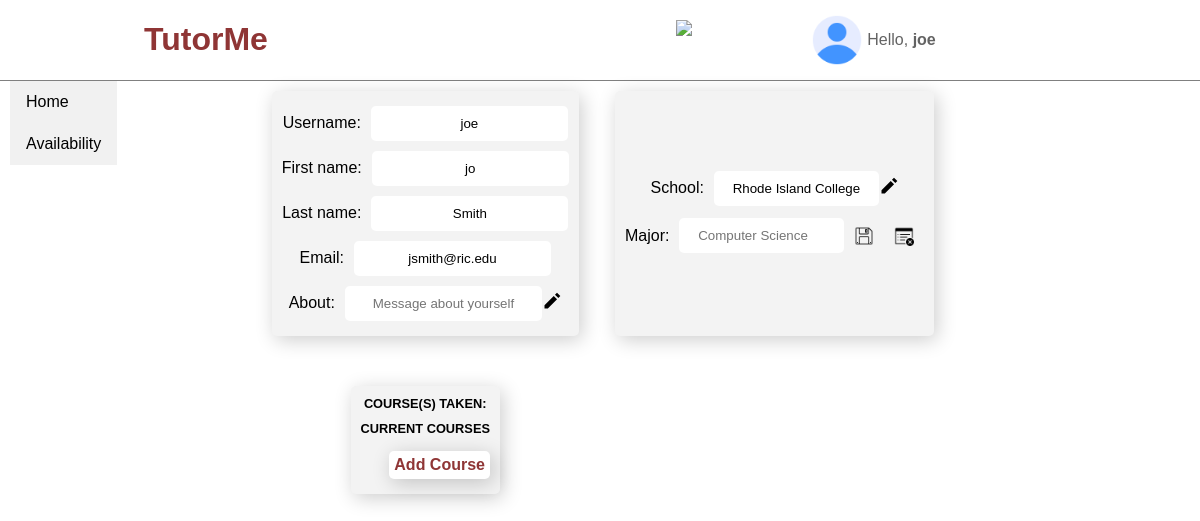
The app's page /app/profile/edit/major/9 (signed in) with its own data.
### log_in/models.py (models this page shows)
class CustomUser(AbstractUser):
    FRESHMAN = 'FR'
    SOPHOMORE = 'SO'
    JUNIOR = 'JR'
    SENIOR = 'SR'
    GRADUATE = 'GR'
    YEAR_IN_SCHOOL_CHOICES = [
            (FRESHMAN, 'Freshman'),
            (SOPHOMORE, 'Sophomore'),
            (JUNIOR, 'Junior'),
            (SENIOR, 'Senior'),
            (GRADUATE, 'Graduate'),
            ]
    year = models.CharField(
            max_length=2,
            choices=YEAR_IN_SCHOOL_CHOICES,
            default=FRESHMAN,
            blank=True
            )
    school = models.ForeignKey(School, on_delete=models.CASCADE, null=True)
    rate = models.DecimalField(decimal_places=2, max_digits=5, blank=True, null=True)

class School(models.Model):
    name = models.CharField(max_length=100, unique=True)

class Major(models.Model):
    school = models.ForeignKey(School, on_delete=models.CASCADE, unique=False)
    major = models.CharField(max_length=100, unique=False)

### log_in/views.py (the view, shortened to what this page needs)
# urls.py: path('profile/edit/major/<int:pk>', views.editMajor, name='edit-major'),
def editMajor(request, pk):
    if request.method == 'GET':
        context = {}
        groupName = request.user.groups.get().name
        if (groupName == "tutors"):
            context['isTutor'] = True
            context['isStudent'] = False
        elif (groupName == "students"):
            context['isStudent'] = True
            context['isTutor'] = False
        else:
            context['isTutor'] = False
            context['isStudent'] = False
            context['error'] = "Sorry, user is not in any designated groups."
        context['list_of_majors'] = UserMajorMap.objects.filter(user_id=request.user.id)
        context['isMultipleValue'] = True
        context['listAttributeName'] = "majors"
        context['classOfInput'] = "major"
        context['nameOfInput'] = "major"
        context['options_for_datalist'] = Major.objects.filter(school_id=request.user.school_id)
        context['pk'] = pk
        oldMajor = UserMajorMap.objects.get(id=pk).major.major
        context['existingValue'] = oldMajor
        context['size'] = len(oldMajor)
        return render(request, 'log_in/edit-major.html', context)
    return render(request, 'log_in/profile-details.html', context)

### log_in/templates/log_in/edit-major.html (shortened to what this page needs)
{% extends 'log_in/profile-details.html' %}
{% load static %}
{% block major_section %}
<form method="post" action="{% url 'edit-major' pk %}">
	<div class="lbl-ipt-grp">
		<label for="major">Major: </label>
		<input {% if isMultipleValue %} list="{{ listAttributeName }}" {% endif %} type="text" class="{{ classOfInput }}" name="{{ nameOfInput }}" placeholder="{{ existingValue }}" {% if size %} size={{ size }} {% endif %} autocomplete="off">
		<input type="image" id="save-icon" src="{% static 'log_in/image/icons8-save-50.png' %}" width=20 height=20 title="Save changes.">
		<input formaction="{% url 'delete-major' pk  %}" type="image" id="delete-icon" src="{% static 'log_in/image/icons8-delete-view-50.png' %}"  width=20 height=20 title="Delete/remove.">
	</div>
</form>
{% endblock %}

### log_in/templates/log_in/profile-details.html (shortened to what this page needs)
{% extends 'log_in/base_profile_refac.html' %}
{% load static %}
{% block styles %}
	{{ block.super }}
	<link rel="stylesheet" type="text/css" href="{% static 'log_in/css/profile-details.css' %}">
{% endblock %}
{% block main-content %}
<div class="main-section-box">
	<div class="inner-main-section-box">
		<article class="demographic-box">
			<div class="lbl-ipt-grp">
				<label for="uname">Username: </label>
				<input type="text" id="uname" name="user-name" value={{ user.username }} size=20 readonly>
			</div>
			<div class="lbl-ipt-grp">
				<label for="fname">First name: </label>
				<input type="text" id="fname" name="first-name" value={{ user.first_name }} size=20 readonly>
			</div>
			<div class="lbl-ipt-grp">
				<label for="lname">Last name: </label>
				<input type="text" id="lname" name="last-name" value={{ user.last_name }} size=20 readonly>
			</div>
			<div class="lbl-ipt-grp">
				<label for="email">Email: </label>
				<input type="text" id="email" name="email" value={{ user.email }} size=20 readonly>
			</div>
            {% block about_section %}
            <div class="lbl-ipt-grp">
                <label for="about">About: </label>
                {% if tutor_profile_record %}
                <div class="about-txt-box">
                    <p class="article-text">{{ tutor_profile_record.about }}</p>
                </div>
                {% else %}
                <input type="text" id="about" name="about_msg" size=20 placeholder="Message about yourself" readonly>
                {% endif %}
				<div class="edit-icon">
					<a href="{% url 'edit-about' user.id %}">
						<img src="{% static 'log_in/image/icons8-edit.svg' %}" width=20 height=20 title="Edit/Change.">
					</a>
				</div>
            </div>
            {% endblock %}
		</article>
		<article class="school-major-box">
			<div class="lbl-ipt-grp">
				<label for="school-name">School: </label>
				{% block school-input %}
				<input type="text" id="school-name" name="school" {% if request.user.school %} value="{{ user.school.name }}" {% endif %} {% if size %}size={{ size }} {% endif %} readonly>
				<div class="edit-icon">
					<a href="{% url 'edit-school' %}">
						<img src="{% static 'log_in/image/icons8-edit.svg' %}" width=20 height=20 title="Edit/Change.">
					</a>
				</div>
				{% endblock school-input %}
			</div>
			{% block major_section %}{% endblock major_section %}
		</article>
		<article class="current-courses-box">
            {% if isTutor %}
			<p class="tutors-course-heading">COURSE(S) TAKEN: </p>
			{% endif %}
			{% block courses-section %}
			<p id="general-course-heading">CURRENT COURSES</p>
			{% endblock %}
			{% block add_course_section_btn %}
			<div class="section-btns">
				<a id="add-course-btn" class="add-btns" href="{% url 'add_course' user.id %}">Add Course</a>
			</div>
			{% endblock add_course_section_btn %}
		</article>
	</div>
</div>
{% endblock %}

### log_in/templates/log_in/base_profile_refac.html (shortened to what this page needs)
{% extends "log_in/index.html" %}
{% load static %}
{% block nav-right-section %}
<div class="nav-right-box">
	<div class="dropdown">
		<img id="notifications-bell" src="{% static '/log_in/image/note-bell.svg' %}">
	</div>
	<div class="dropdown">
		<div class="icon-greeting-box">
			<img id="profile-icon" src="{% static '/log_in/image/user.png' %}">
			<div class="custom-greeting">
				<span>Hello, <b>{{ user.username }}</b></span>
			</div>
		</div>
	</div>
</div>
{% endblock %}
{% block main-body %}
<div class="body-box">
	<div class="sidebar-nav">
        <a href="{% url 'account' %}">Home</a>
    {% if isTutor %}
        <a href="#">Availability</a>
    {% endif %}
	</div>
	{% block main-content %}{% endblock %}
</div>
{% endblock %}

### log_in/static/log_in/css/profile.css (style rules this page uses)
.dropdown { position: relative; display: inline-block; }

### log_in/static/log_in/css/index.css (style rules this page uses)
body { margin: 0; font-family: sans-serif; }
article input { padding: 10px; border: none; border-radius: 5px; text-align: center; }
article label { margin-right: 10px; }
.nav-right-box { display: flex; justify-content: space-evenly; width: 500px; }
#notifications-bell { height: 40px; width: auto; }
#profile-icon { height: 50px; width: auto; }
.icon-greeting-box { display: flex; align-items: center; }
.dropdown { display: flex; align-items: center; }
.custom-greeting { margin-left: 5px; color: #0000009c; }
.body-box { display:flex; }
.main-section-box { display: flex; justify-content: center; width: 100%; flex-direction: column; align-items: center; height: max-content; padding-bottom: 50px; }
article { background-color: #f3f3f3; margin: 25px; border-radius: 5px; box-shadow: 3px 4px 20px 0px rgb(0 0 0 / 20%); }
.demographic-box { grid-area: de; }
.school-major-box { grid-area: sm; }
.current-courses-box { grid-area: co; }
.inner-main-section-box { padding-top: 10px; width: max-content; margin: 0 10px; display: grid; grid-template-columns: repeat(4, 1fr); grid-column-gap: 30px; grid-row-gap: 50px; grid-auto-rows: minmax(100px, auto); grid-template-areas: "de de sm sm" "co co nc nc"; }
.lbl-ipt-grp, .lbl-ipt-grp form { display: flex; align-items: center; }
#add-course-btn { font-size: 16px; font-weight: bold; }

### log_in/static/log_in/css/base-profile.css (style rules this page uses)
.sidebar-nav { width: min-content; height: max-content; background-color: #f1f1f1; display: flex; justify-content: center; position: absolute; left: 10px; flex-direction: column; }
.sidebar-nav a { color: black; padding: 12px 16px; text-decoration: none; display: block; }

### log_in/static/log_in/css/profile-details.css (style rules this page uses)
article { width: max-content; margin: 0 auto; padding: 10px; display: flex; flex-direction: column; justify-content: center; align-items: center; }
article div { margin: 5px 0px; }
img { margin: 0px 10px; }
.section-btns { display: flex; width: 100%; justify-content: right; }
.add-btns { text-decoration: none; border-radius: 5px; background-color: white; padding: 5px; color: #8f3535; box-shadow: 3px 4px 20px 0px rgb(0 0 0 / 20%); border: none; }
#add-course-btn { font-size: 16px; font-weight: bold; }
.tutors-course-heading, #general-course-heading { font-weight: bold; font-size: .8rem; margin: 0; }
.delete-icon, img { margin: 0; }

### records on screen
CustomUser: username "joe", user-name "joe", first-name "jo", last-name "Smith", email "jsmith@ric.edu", school "Rhode Island College"
Major: major "Computer Science"
